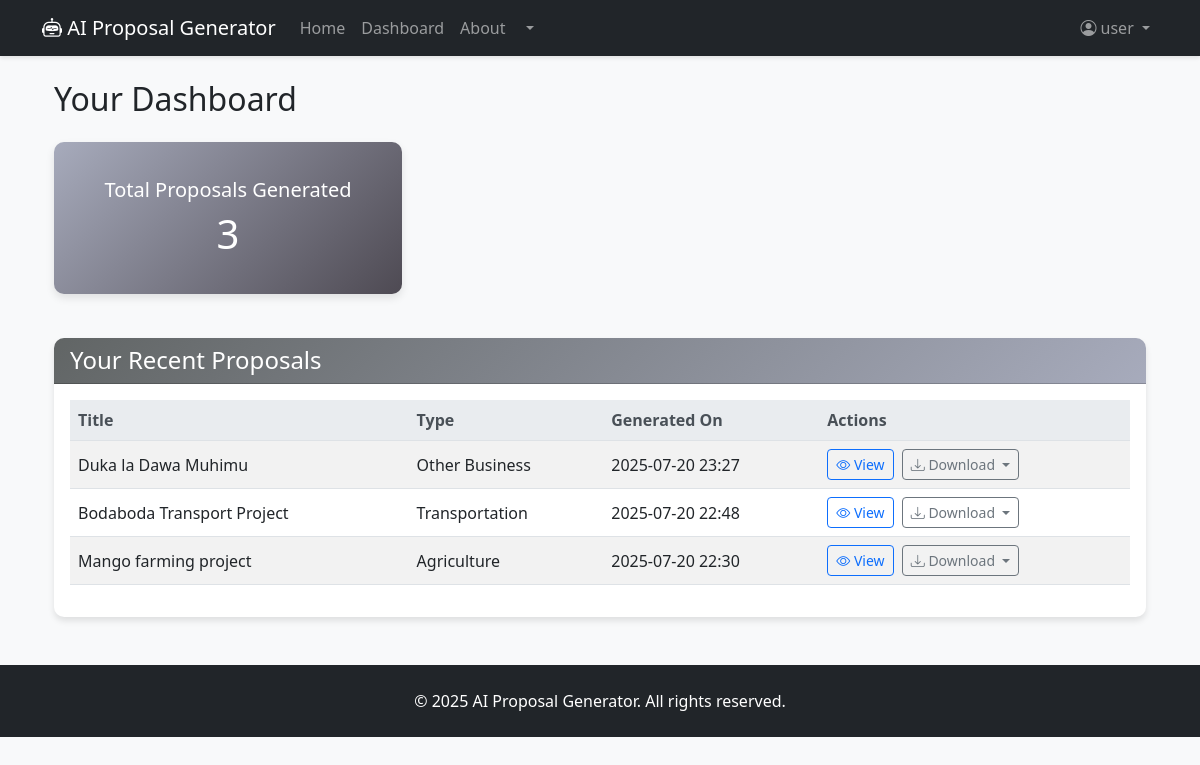
/dashboard (signed in), run on the app's committed database.
### app/models.py (models this page shows, shortened)
class User(db.Model, UserMixin):
    id = db.Column(db.Integer, primary_key=True)
    username = db.Column(db.String(20), unique=True, nullable=False)
    email = db.Column(db.String(120), unique=True, nullable=False)
    password_hash = db.Column(db.String(128))
    proposals = db.relationship('Proposal', backref='author', lazy=True)

class Proposal(db.Model):
    id = db.Column(db.Integer, primary_key=True)
    title = db.Column(db.String(100), nullable=False)
    content = db.Column(db.Text, nullable=False)
    project_type = db.Column(db.String(50))
    generated_at = db.Column(db.DateTime, nullable=False, default=datetime.utcnow)
    user_id = db.Column(db.Integer, db.ForeignKey('user.id'), nullable=False)

### app/main/routes.py (the view)
@main_bp.route('/dashboard')
@login_required
def dashboard():
    proposals = db.session.query(Proposal)\
                  .filter_by(user_id=current_user.id)\
                  .order_by(Proposal.generated_at.desc())\
                  .all()
    return render_template('main/dashboard.html', proposals=proposals)

### app/models.py (called while the page is built)
@login_manager.user_loader
def load_user(user_id):
    return User.query.get(int(user_id))

### app/templates/main/dashboard.html (shortened to what this page needs)
{% extends "main/base.html" %}
{% block content %}
<div class="container mt-4">
    <h2 class="mb-4">Your Dashboard</h2>
    <div class="row mb-4">
        <div class="col-md-4">
            <div class="card bg-primary text-white dashboard-card">
                <div class="card-body">
                    <h5 class="card-title">Total Proposals Generated</h5>
                    <h3 class="card-text">{{ proposals|length }}</h3>
                </div>
            </div>
        </div>
    </div>
    <div class="card">
        <div class="card-header">
            <h4 class="text-white mb-0">Your Recent Proposals</h4>
        </div>
        <div class="card-body">
            {% if proposals %}
            <div class="table-responsive">
                <table class="table table-hover table-striped">
                    <thead>
                        <tr>
                            <th>Title</th>
                            <th>Type</th>
                            <th>Generated On</th>
                            <th>Actions</th>
                        </tr>
                    </thead>
                    <tbody>
                        {% for proposal in proposals %}
                        <tr>
                            <td>{{ proposal.title }}</td>
                            <td>{{ proposal.project_type if proposal.project_type else 'N/A' }}</td>
                            <td>{{ moment(proposal.generated_at).format('YYYY-MM-DD HH:mm') }}</td>
                            <td>
                                <a href="{{ url_for('main.view_proposal', proposal_id=proposal.id) }}"
                                   class="btn btn-sm btn-outline-primary me-1" title="View Proposal">
                                    <i class="bi bi-eye"></i> View
                                </a>
                                <div class="dropdown d-inline-block">
                                    <button class="btn btn-sm btn-outline-secondary dropdown-toggle" type="button" id="downloadDropdown{{ proposal.id }}" data-bs-toggle="dropdown" aria-expanded="false">
                                        <i class="bi bi-download"></i> Download
                                    </button>
                                </div>
                            </td>
                        </tr>
                        {% endfor %}
                    </tbody>
                </table>
            </div>
            {% else %}
            <p class="text-center">You haven't generated any proposals yet. <a href="{{ url_for('main.index') }}">Start generating one now!</a></p>
            {% endif %}
        </div>
    </div>
</div>
{% endblock %}

### app/templates/main/base.html (shortened to what this page needs)
<!DOCTYPE html>
<html lang="en">
<head>
    <link href="https://cdn.jsdelivr.net/npm/bootstrap@5.3.0/dist/css/bootstrap.min.css" rel="stylesheet">
    <link rel="stylesheet" href="https://cdn.jsdelivr.net/npm/bootstrap-icons@1.10.0/font/bootstrap-icons.css">
    <link rel="stylesheet" href="{{ url_for('static', filename='css/style.css') }}">
</head>
<body>
    <nav class="navbar navbar-expand-lg navbar-dark bg-dark mb-4">
        <div class="container">
            <a class="navbar-brand" href="{{ url_for('main.index') }}">
                <i class="bi bi-robot"></i> AI Proposal Generator
            </a>
            <div class="collapse navbar-collapse" id="navbarNav">
                <ul class="navbar-nav me-auto">
                    <li class="nav-item">
                        <a class="nav-link" href="{{ url_for('main.index') }}">Home</a>
                    </li>
                    <li class="nav-item">
                        <a class="nav-link" href="{{ url_for('main.dashboard') }}">Dashboard</a>
                    </li>
                    <li class="nav-item">
                        <a class="nav-link" href="{{ url_for('main.about') }}">About</a>
                    </li>
                    <li class="nav-item dropdown">
                        <a class="nav-link dropdown-toggle" href="#" data-bs-toggle="dropdown">
                        </a>
                    </li>
                </ul>
                <ul class="navbar-nav">
                    {% if current_user.is_authenticated %}
                    <li class="nav-item dropdown">
                        <a class="nav-link dropdown-toggle" href="#" id="navbarDropdown" role="button" data-bs-toggle="dropdown" aria-expanded="false">
                            <i class="bi bi-person-circle"></i> {{ current_user.username }}
                        </a>
                    </li>
                    {% endif %}
                </ul>
            </div>
        </div>
    </nav>
    <main class="container mb-5">
        {% block content %}{% endblock %}
    </main>
    <footer class="bg-dark text-white py-4 mt-5">
        <div class="container text-center">
            <p class="mb-0">&copy; {{ now.year }} AI Proposal Generator. All rights reserved.</p>
        </div>
    </footer>
</body>
</html>

### app/static/CSS/style.css (style rules this page uses)
body { font-family: 'Segoe UI', Tahoma, Geneva, Verdana, sans-serif; background-color: #f8f9fa; color: #212529; }
.navbar { box-shadow: 0 2px 4px rgba(0,0,0,.1); }
.card { border: none; border-radius: 10px; box-shadow: 0 4px 6px rgba(0,0,0,.1); transition: transform 0.3s ease; }
.card-header { border-radius: 10px 10px 0 0 !important; background: linear-gradient(135deg, #616565 0%, #a7abbc 100%); //background: linear-gradient(135deg, #667eea 0%, #764ba2 100%); color: white; }
.dashboard-card { text-align: center; padding: 20px; border-radius: 10px; margin-bottom: 20px; background: linear-gradient(135deg, #a7abbc 0%, #4e4a53 100%); color: white; box-shadow: 0 4px 8px rgba(0,0,0,.1); }
.dashboard-card h3 { font-size: 2.5rem; margin-bottom: 0; }
.table th, .table td { vertical-align: middle; }
.table thead th { background-color: #e9ecef; color: #495057; }

### data on the page
User: username "user"
Proposal: title "Duka la Dawa Muhimu", project_type "Other Business", generated_at "2025-07-20 23:27"
Proposal: title "Bodaboda Transport Project", project_type "Transportation", generated_at "2025-07-20 22:48"
Proposal: title "Mango farming project", project_type "Agriculture", generated_at "2025-07-20 22:30"

### other printed values
{{ proposals|length }} "3"
